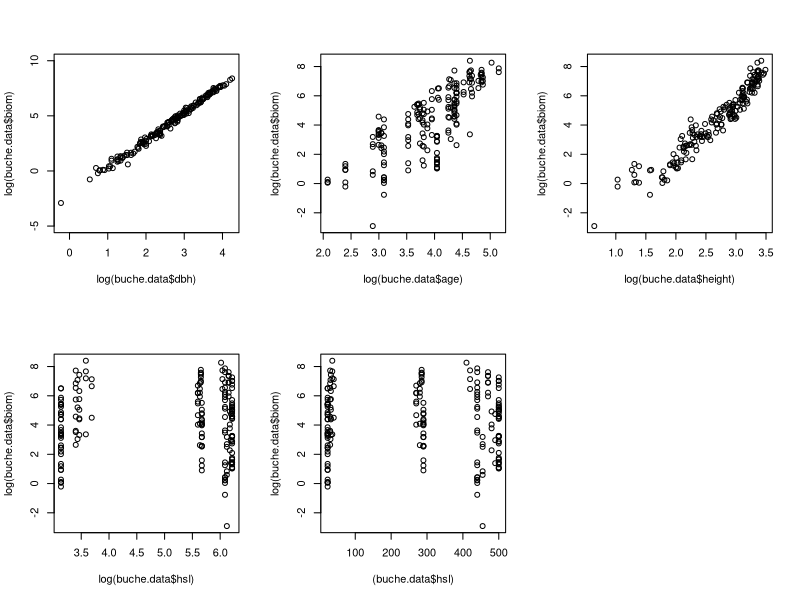

Here is the R script that generated this plot: (Note: this script raises an error after producing the figure.)
# Setzen des Working Directory
setwd("~/Documents/Master Data Science/Statistische Verfahren/Projekt/Statistische-Verfahren--Projekt-4.1-Buche/Aufgabenstellung")
# Laden der Daten aus CSV
buche.data = read.csv("buche.csv", sep=",")
head(buche.data)

# Aufteilen des Datensatzes in Teildatensätze jedes einzelogen Autors
buche.data.bartelink = subset(buche.data, buche.data[,1] == "Bartelink") ## Verkleinern des Datensatzes
buche.data.heller = subset(buche.data, buche.data[,1] == "Heller")
buche.data.joosten = subset(buche.data, buche.data[,1] == "Joosten")

# Plots
par(mfrow = c(2, 3))
plot(log(buche.data$dbh), log(buche.data$biom),ylim = c(-5, 10))
plot(log(buche.data$age), log(buche.data$biom))
plot(log(buche.data$height), log(buche.data$biom))
plot(log(buche.data$hsl), log(buche.data$biom))
plot((buche.data$hsl), log(buche.data$biom))
plot((buche.data$author), log(buche.data$biom))


## Best subset selection
# 1. maximales Modell festlegen
# 2. alle Teilmodelle sind Kandidatenmodelle
# 3. Entscheidung basierend auf Mallow's Cp

# leaps
require("leaps")

# bartelink
buche.bss.bartelink = regsubsets(log(biom)~1+ I(log(dbh))+I(log(dbh)^2)+I(log(age))+I(log(age)^2)+I(log(height))+I(log(height)^2)+hsl+I(hsl^2)+I(log(hsl))+I(log(hsl)^2), data = buche.data.bartelink, nbest = 3) ## nbest = 3, jeweils die drei besten Modelle gleicher Parameterzahl
# summary(buche.bss.bartelink)

summary(buche.bss.bartelink)$cp
summary(buche.bss.bartelink)$which[11,] # Modell 11 liefert betragsmaessig besten CP-Wert (-0.08103549)

# heller
buche.bss.heller = regsubsets(log(biom)~1+ I(log(dbh))+I(log(dbh)^2)+I(log(age))+I(log(age)^2)+I(log(height))+I(log(height)^2)+hsl+I(hsl^2)+I(log(hsl))+I(log(hsl)^2), data = buche.data.heller, nbest = 3) ## nbest = 3, jeweils die drei besten Modelle gleicher Parameterzahl
# summary(buche.bss.heller)

summary(buche.bss.heller)$cp
summary(buche.bss.heller)$which[12,] # Modell 12 liefert betragsmaessig besten CP-Wert (-0.5130457)

# joosten
buche.bss.joosten = regsubsets(log(biom)~1+ I(log(dbh))+I(log(dbh)^2)+I(log(age))+I(log(age)^2)+I(log(height))+I(log(height)^2)+hsl+I(hsl^2)+I(log(hsl))+I(log(hsl)^2), data = buche.data.joosten, nbest = 3) ## nbest = 3, jeweils die drei besten Modelle gleicher Parameterzahl
# summary(buche.bss.joosten)

summary(buche.bss.joosten)$cp
summary(buche.bss.joosten)$which[22,] # Modell 22 liefert betragsmaessig besten CP-Wert (8.344969)


# Beste Modelle pro Autor
m.bartelink = lm(log(biom)~1+ I(log(dbh))+I(log(age)^2)+I(log(height))+I(log(height)^2), data = buche.data.bartelink)
m.heller = lm(log(biom)~1+ I(log(dbh))+I(log(dbh)^2)+I(log(age)^2)+I(log(height)), data = buche.data.heller)
m.joosten = lm(log(biom)~1+ I(log(dbh))+I(log(dbh)^2)+I(log(age))+I(log(height))+I(log(height)^2)+hsl+I(log(hsl))+I(log(hsl)^2), data = buche.data.joosten)

# Berechnen der Parameter für die Modelle
summary(m.bartelink)
summary(m.heller)
summary(m.joosten)
